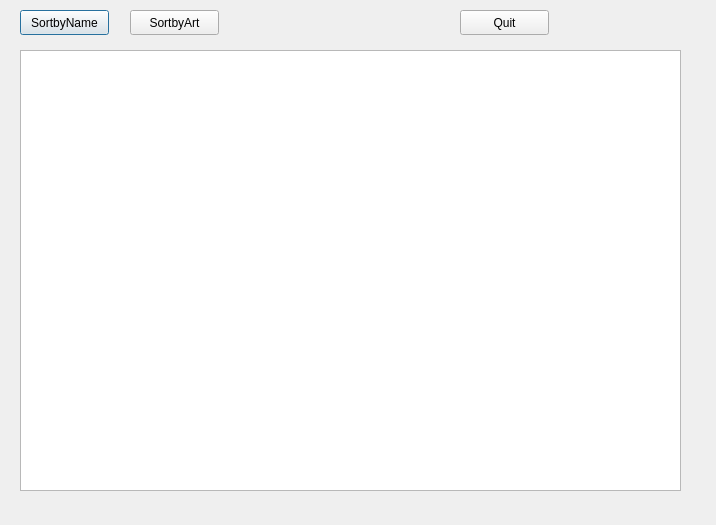
<?xml version="1.0" encoding="UTF-8"?>
<ui version="4.0">
 <class>view_item</class>
 <widget class="QDialog" name="view_item">
  <property name="geometry">
   <rect>
    <x>0</x>
    <y>0</y>
    <width>716</width>
    <height>525</height>
   </rect>
  </property>
  <property name="windowTitle">
   <string>Dialog</string>
  </property>
  <property name="inputMethodHints">
   <set>Qt::ImhNone</set>
  </property>
  <property name="modal">
   <bool>false</bool>
  </property>
  <widget class="QTableWidget" name="ItemView">
   <property name="geometry">
    <rect>
     <x>20</x>
     <y>50</y>
     <width>661</width>
     <height>441</height>
    </rect>
   </property>
  </widget>
  <widget class="QPushButton" name="bt_Sort">
   <property name="geometry">
    <rect>
     <x>20</x>
     <y>10</y>
     <width>89</width>
     <height>25</height>
    </rect>
   </property>
   <property name="text">
    <string>SortbyName</string>
   </property>
  </widget>
  <widget class="QPushButton" name="pushButton">
   <property name="geometry">
    <rect>
     <x>460</x>
     <y>10</y>
     <width>89</width>
     <height>25</height>
    </rect>
   </property>
   <property name="text">
    <string>Quit</string>
   </property>
  </widget>
  <widget class="QPushButton" name="bt_Sort2">
   <property name="geometry">
    <rect>
     <x>130</x>
     <y>10</y>
     <width>89</width>
     <height>25</height>
    </rect>
   </property>
   <property name="text">
    <string>SortbyArt</string>
   </property>
  </widget>
 </widget>
 <resources/>
 <connections>
  <connection>
   <sender>pushButton</sender>
   <signal>clicked()</signal>
   <receiver>view_item</receiver>
   <slot>close()</slot>
   <hints>
    <hint type="sourcelabel">
     <x>463</x>
     <y>27</y>
    </hint>
    <hint type="destinationlabel">
     <x>373</x>
     <y>27</y>
    </hint>
   </hints>
  </connection>
 </connections>
</ui>
